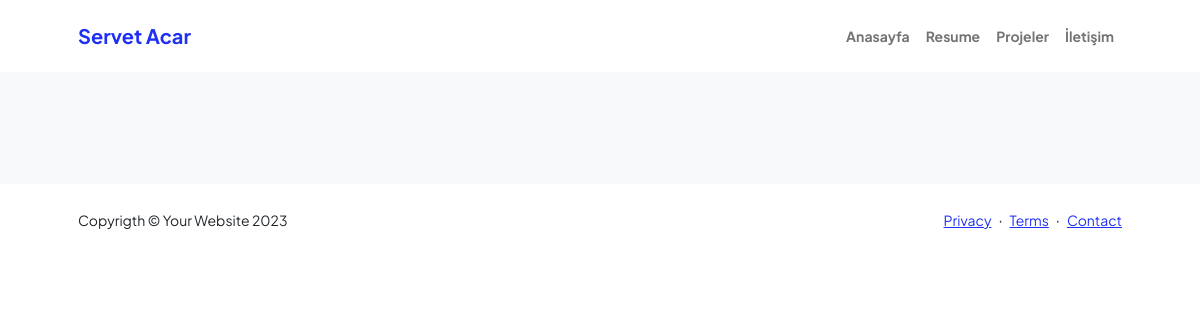
Before: /terms with the older database file.
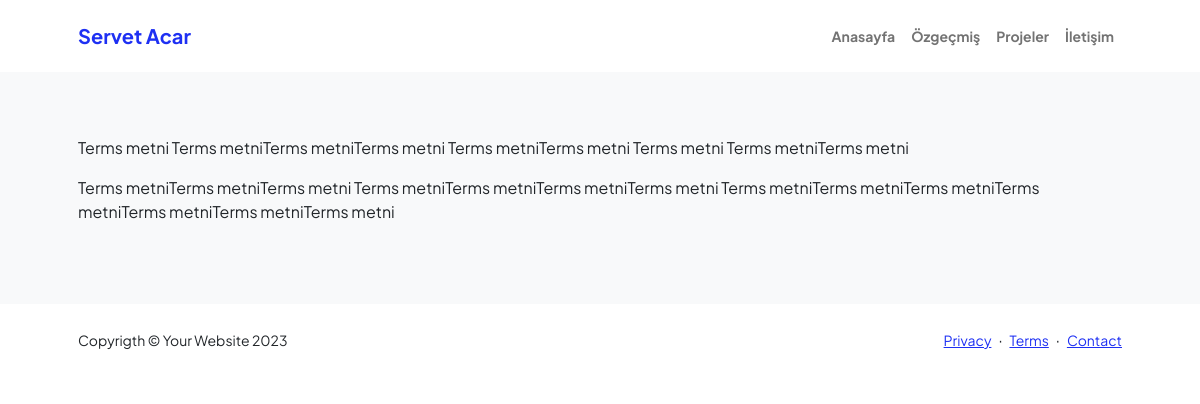
After: the same page with the newer database file.
### base/models.py (models this page shows)
class Navbar(models.Model):
    title = models.CharField(max_length=500, null=True, blank=True)
    home = models.CharField(max_length=500, null=True, blank=True)
    resume = models.CharField(max_length=500, null=True, blank=True)
    projects = models.CharField(max_length=500, null=True, blank=True)
    contact = models.CharField(max_length=500, null=True, blank=True)
    class Meta:
        verbose_name = ("Navbar")
        verbose_name_plural = ("Navbardaki Başlıkların İsimleri")

class Policy(models.Model):
    privacy = RichTextField(null=True, blank=True)
    terms = RichTextField(null=True, blank=True)
    date = models.DateTimeField(auto_now=True)
    class Meta:
        verbose_name = ("Policy")
        verbose_name_plural = ("Privacy metni")

### base/views.py (the view)
# urls.py: path('terms', views.terms, name='terms'),
def terms(request):
    navbars = Navbar.objects.first()
    mains = Main.objects.all().order_by('date')
    abouts = About.objects.all().order_by('date')
    socials = SocialMedia.objects.all().order_by('date')
    footers = Footer.objects.all().order_by('date')
    termies = Policy.objects.first()
    context = {'navbars': navbars,
               'mains': mains,
               'abouts': abouts,
               'socials': socials,
               'footers': footers,
               'projects': projects,
               'termies': termies,
               }
    return render(request, 'base/terms.html', context)

### base/templates/base/terms.html
{% extends 'main.html' %}
{% block content %}
{% load static %}
<section class="bg-light py-5">
    <div class="container px-5">
            <div class="row gx-5 justify-content-center">
                <p>{{termies.terms|safe}}</p>
            </div>
    </div>
</section>
{% endblock %}

### templates/navbar.html (shortened to what this page needs)
{% load static %}
<nav class="navbar navbar-expand-lg navbar-light bg-white py-3">
    <div class="container px-5">
        <a class="navbar-brand" href="{% url 'home' %}"><span class="fw-bolder text-primary">{{navbars.title}}</span></a>
        <div class="collapse navbar-collapse" id="navbarSupportedContent">
            <ul class="navbar-nav ms-auto mb-2 mb-lg-0 small fw-bolder">
                <li class="nav-item"><a class="nav-link" href="{% url 'home' %}">{{navbars.home}}</a></li>
                <li class="nav-item"><a class="nav-link" href="{% url 'resume' %}">{{navbars.resume}}</a></li>
                <li class="nav-item"><a class="nav-link" href="{% url 'project' %}">{{navbars.projects}}</a></li>
                <li class="nav-item"><a class="nav-link" href="{% url 'contact' %}">{{navbars.contact}}</a></li>
            </ul>
        </div>
    </div>
</nav>

Changed rows visible on the page:
changed Navbar "Servet Acar": resume "Resume" → "Özgeçmiş"
added Policy: terms "Terms metni Terms metniTerms metniTerms metni Terms metniTerms metni Terms metni Terms metniTerms metni Terms metniTerms metniTerms metni Terms metniTerms metniTerms metniTerms metni Terms metniTerms metniTerms metniTerms metniTerms metniTerms metniTerms metni"
